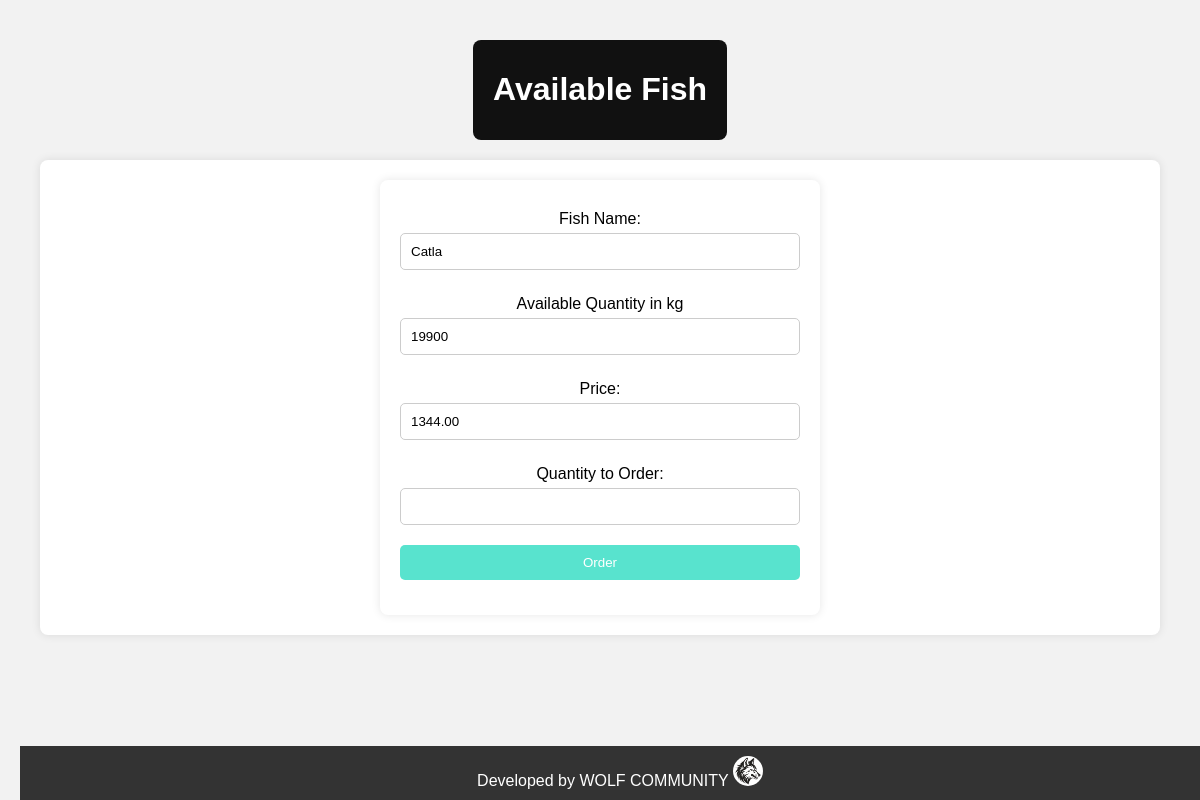
/order/7, run on the app's committed database.
### myapp/models.py (models this page shows)
class FishDetails(models.Model):
    fish_id = models.AutoField(primary_key=True)
    fish_name = models.CharField('Fish Name', max_length=100)
    fish_price = models.DecimalField('Fish Price', max_digits=10, decimal_places=2)
    fish_quantity = models.PositiveIntegerField('Fish Quantity')
    date = models.DateField('Date', auto_now_add=True)

### myapp/views.py (the view, shortened to what this page needs)
# urls.py: path("order/<int:fish_id>",views.order,name="order"),
def order(request,fish_id):
    fish=FishDetails.objects.get(fish_id=fish_id)
    return render(request,'order.html',{'fish':fish})

### templates/order.html (shortened to what this page needs)
{% extends "user_dashboard.html" %}
{% block body %}
<!DOCTYPE html>
<html lang="en">
<head>
</head>
<body>
    <form action="" method="POST">
        <label for="fish_name">Fish Name:</label>
        <input type="text" name="fish_name" id="fish_name" value="{{ fish.fish_name }}" readonly>
        <label for="available_quantity">Available Quantity in kg</label>
        <input type="number" name="available_quantity" id="available_quantity" value="{{ fish.fish_quantity }}" readonly>
        <label for="price">Price:</label>
        <input type="number" name="price" id="price" value="{{ fish.fish_price }}" readonly>
        <label for="quantity_to_order">Quantity to Order:</label>
        <input type="number" name="qty" id="qty" min="1" max="{{ fish.fish_quantity }}" required>
        <input type="submit" value="Order">
    </form>
</body>
</html>
{% endblock body %}

### templates/user_dashboard.html (style rules this page uses)
body { margin: 0; padding: 0; font-family: Arial, sans-serif; background-color: #f2f2f2; }

### templates/order.html (style rules this page uses)
body { font-family: Arial, sans-serif; background-color: #f2f2f2; margin: 0; padding: 20px; }
form { background-color: #fff; padding: 20px; border-radius: 8px; box-shadow: 0 0 10px rgba(0, 0, 0, 0.1); max-width: 400px; margin: 0 auto; }
label { margin-top: 10px; display: block; }
input[type="text"], input[type="number"], input[type="submit"] { width: 100%; padding: 10px; margin-top: 5px; margin-bottom: 15px; border: 1px solid #ccc; border-radius: 5px; box-sizing: border-box; }
input[type="submit"] { background-color: #58e3ce; color: white; border: none; cursor: pointer; transition: background-color 0.3s ease; }

### data on the page
FishDetails: fish_name "Catla", available_quantity "19900", price "1344.00"
